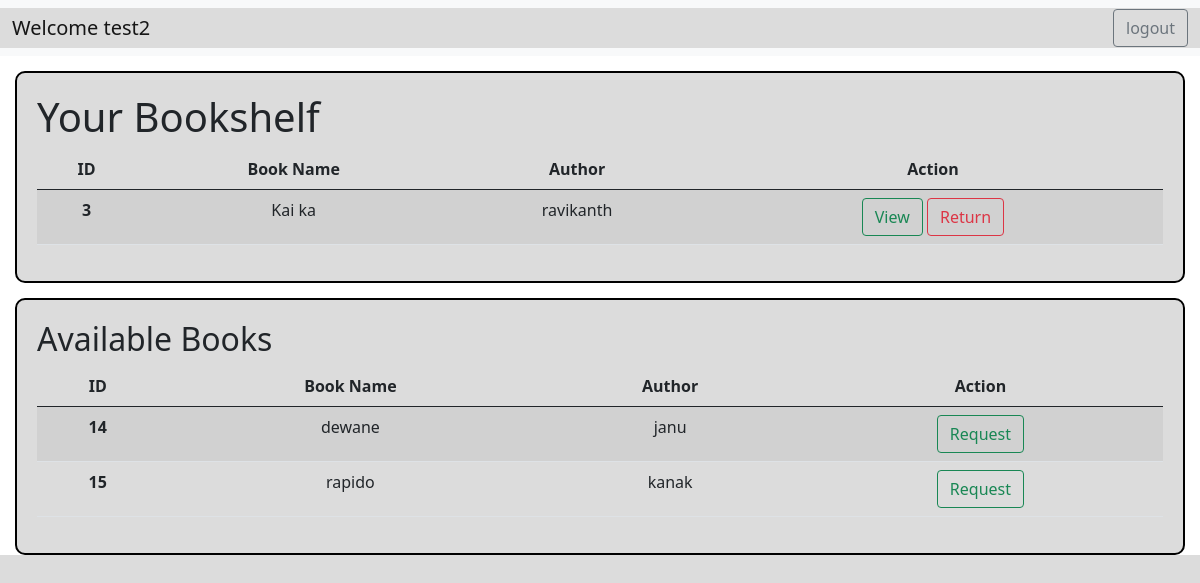
/user_dashboard/5, run on the app's committed database.
### application/models.py (models this page shows)
class User(db.Model):
    id = db.Column(db.Integer, primary_key = True)
    email = db.Column(db.String(),unique = True, nullable = False)
    username = db.Column(db.String(), unique = True, nullable = False)
    password = db.Column (db.String(), nullable = False)
    type = db.Column (db.String(),default ="general")
    ebooks = db.relationship('Ebook', backref = 'bearer')

class Ebook(db.Model):
    id = db.Column(db.Integer, primary_key = True)
    b_name = db.Column(db.String(), nullable = False)
    author = db.Column(db.String(), nullable = False)
    b_url = db.Column(db.String(), nullable = True)
    status = db.Column(db.String(), default = "Available")
    user_id = db.Column(db.Integer, db.ForeignKey('user.id'), nullable = True)

### application/controllers.py (the view)
@app.route("/user_dashboard/<int:user_id>", methods=["GET"])
def user_dashboard(user_id):
    this_user = User.query.filter_by(id=int(user_id)).first()
    e_books = Ebook.query.filter_by(status="Available").all()
    g_books = Ebook.query.filter_by(status="Granted",user_id = int(user_id)).all()
    return render_template("user_dashboard.html", user=this_user, e_books=e_books, g_books=g_books)

### templates/user_dashboard.html (shortened to what this page needs)
<!DOCTYPE html>
<html lang="en">
<head>
    <link href="https://cdn.jsdelivr.net/npm/bootstrap@5.0.2/dist/css/bootstrap.min.css" rel="stylesheet"
>
    <link rel="stylesheet" href="../static/style.css">
</head>
<body>
    <div class="sign_in">
        <nav class="navbar navbar-expand-lg navbar-light bg-light">
            <div class="container-fluid">
                <a class="navbar-brand" href="#">Welcome {{user.username}}</a>
                <div class="d-flex">
                    <a class="btn btn-outline-secondary" href="/login">logout</a>
                </div>
            </div>
        </nav>
    </div>
    <div class=" inshelf content_main">
        <h1> Your Bookshelf </h1>
        <div id="content">
            <table class="table table-striped table-hover">
                <thead>
                    <tr>
                        <th scope="col">ID</th>
                        <th scope="col">Book Name</th>
                        <th scope="col">Author</th>
                        <th scope="col">Action</th>
                    </tr>
                </thead>
                <tbody>
                    {% for granted_book in g_books %}
                    <tr>
                        <th scope="row">{{granted_book.id}}</th>
                        <td>{{granted_book.b_name}}</td>
                        <td>{{granted_book.author}}</td>
                        <td>
                            <a href="{{ granted_book.b_url}}" target="_blank" class="btn btn-outline-success">View </a>
                            <a href="{{ url_for('return_granted', user_id=user.id, book_id=granted_book.id) }}" class="btn btn-outline-danger">Return </a>
                        </td>
                    </tr>
                    {% endfor %}
                </tbody>
            </table>
        </div>
    </div>
    <div class="requested content_main">
        <h2> Available Books</h2>
        <div id="content">
            <table class="table table-striped table-hover">
                <thead>
                    <tr>
                        <th scope="col">ID</th>
                        <th scope="col">Book Name</th>
                        <th scope="col">Author</th>
                        <th scope="col">Action</th>
                    </tr>
                </thead>
                <tbody>
                    {% for book in e_books %}
                    <tr>
                        <th scope="row">{{book.id}}</th>
                        <td>{{book.b_name}}</td>
                        <td>{{book.author}}</td>
                        <td>
                            <a href="{{ url_for('request_book', user_id=user.id, book_id=book.id) }}" class="btn btn-outline-success">Request </a>
                        </td>
                    </tr>
                    {% endfor %}
                </tbody>
            </table>
        </div>
    </div>
</body>
</html>

### static/style.css (style rules this page uses)
* { margin: 0px; padding: 0px; background-color: gainsboro; }
.content_main { border: 2px solid black; border-radius: 10px; margin: 15px; padding: 20px; }
#content { text-align: center; }

### data on the page
User: username "test2"
Ebook: id "3", b_name "Kai ka", author "ravikanth"
Ebook: id "14", b_name "dewane", author "janu"
Ebook: id "15", b_name "rapido", author "kanak"
